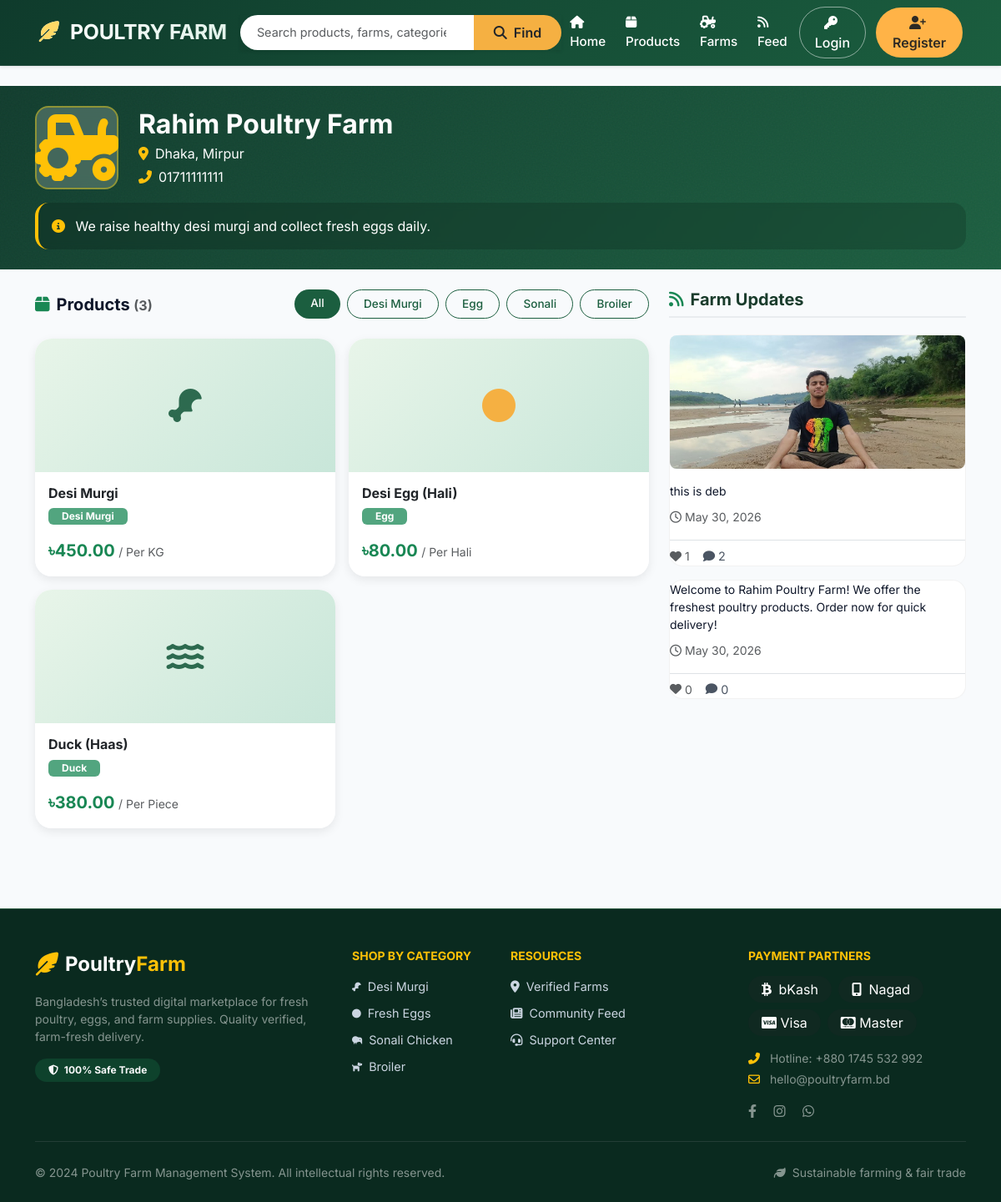
Screenshot of /farms/1/ with the database file from the repository.
### farms/models.py (models this page shows, shortened)
class FarmProfile(models.Model):
    seller = models.OneToOneField(User, on_delete=models.CASCADE, related_name='farm_profile')
    farm_name = models.CharField(max_length=200)
    location = models.CharField(max_length=300)
    farm_image = models.ImageField(upload_to='farms/', null=True, blank=True)
    contact_number = models.CharField(max_length=20)
    description = models.TextField()
    is_verified = models.BooleanField(default=False)
    created_at = models.DateTimeField(auto_now_add=True)
    updated_at = models.DateTimeField(auto_now=True)

### products/models.py (models this page shows, shortened)
class Product(models.Model):
    seller = models.ForeignKey(User, on_delete=models.CASCADE, related_name='products')
    name = models.CharField(max_length=200)
    category = models.CharField(max_length=20, choices=CATEGORY_CHOICES)
    price = models.DecimalField(max_digits=10, decimal_places=2)
    unit = models.CharField(max_length=10, choices=UNIT_CHOICES, default='kg')
    quantity = models.PositiveIntegerField(default=0)
    description = models.TextField()
    is_available = models.BooleanField(default=True)
    is_featured = models.BooleanField(default=False)
    created_at = models.DateTimeField(auto_now_add=True)
    updated_at = models.DateTimeField(auto_now=True)
    def get_primary_image(self):
        img = self.images.filter(is_primary=True).first()
        if not img:
            img = self.images.first()
        return img

### social/models.py (models this page shows, shortened)
class FarmPost(models.Model):
    seller = models.ForeignKey(User, on_delete=models.CASCADE, related_name='posts')
    content = models.TextField()
    image = models.ImageField(upload_to='posts/', null=True, blank=True)
    created_at = models.DateTimeField(auto_now_add=True)
    updated_at = models.DateTimeField(auto_now=True)
    class Meta:
        ordering = ['-created_at']
    def get_like_count(self):
        return self.likes.count()
    def get_comment_count(self):
        return self.comments.count()

### farms/views.py (the view)
# urls.py: path('<int:pk>/', views.farm_detail_view, name='farm_detail'),
def farm_detail_view(request, pk):
    farm = get_object_or_404(FarmProfile, pk=pk)
    products = Product.objects.filter(seller=farm.seller, is_available=True)
    posts = FarmPost.objects.filter(seller=farm.seller).order_by('-created_at')[:10]
    category = request.GET.get('category', '')
    if category:
        products = products.filter(category=category)
    return render(request, 'farms/farm_detail.html', {
        'farm': farm, 'products': products, 'posts': posts, 'selected_category': category
    })

### notifications/context_processors.py (called while the page is built)
def notification_count(request):
    count = 0
    if request.user.is_authenticated:
        count = Notification.objects.filter(user=request.user, is_read=False).count()
    return {'notification_count': count}

### orders/context_processors.py (called while the page is built)
def cart_count(request):
    count = 0
    if request.user.is_authenticated and request.user.is_buyer:
        try:
            cart = Cart.objects.get(buyer=request.user)
            count = cart.get_item_count()
        except Cart.DoesNotExist:
            pass
    return {'cart_count': count}

### templates/farms/farm_detail.html (shortened to what this page needs)
{% extends 'base.html' %}
{% load social_tags %}
{% block content %}
<div class="farm-header text-white py-4">
    <div class="container">
        <div class="row align-items-center">
            <div class="col-auto">
                {% if farm.farm_image %}
                <img src="{{ farm.farm_image.url }}" class="farm-avatar" alt="{{ farm.farm_name }}">
                {% else %}
                <div class="farm-avatar-placeholder">
                    <i class="fas fa-tractor fa-2x text-warning"></i>
                </div>
                {% endif %}
            </div>
            <div class="col">
                <h2 class="fw-bold mb-1">{{ farm.farm_name }}</h2>
                <p class="mb-1"><i class="fas fa-map-marker-alt me-2 text-warning"></i>{{ farm.location }}</p>
                <p class="mb-0"><i class="fas fa-phone-alt me-2 text-warning"></i>{{ farm.contact_number }}</p>
            </div>
        </div>
        {% if farm.description %}
        <div class="farm-description">
            <i class="fas fa-info-circle me-2 text-warning"></i>
            {{ farm.description }}
        </div>
        {% endif %}
    </div>
</div>
<div class="container py-4">
    <div class="row g-4">
        <div class="col-lg-8">
            <div class="d-flex flex-wrap justify-content-between align-items-center gap-3 mb-4">
                <h5 class="fw-bold mb-0"><i class="fas fa-box me-2 text-success"></i>Products <span class="text-muted fs-6">({{ products.count }})</span></h5>
                <div class="d-flex gap-2 flex-wrap">
                    <a href="?" class="btn filter-btn {% if not selected_category %}filter-btn-active{% else %}filter-btn-inactive{% endif %}">All</a>
                    <a href="?category=desi_murgi" class="btn filter-btn {% if selected_category == 'desi_murgi' %}filter-btn-active{% else %}filter-btn-inactive{% endif %}">Desi Murgi</a>
                    <a href="?category=egg" class="btn filter-btn {% if selected_category == 'egg' %}filter-btn-active{% else %}filter-btn-inactive{% endif %}">Egg</a>
                    <a href="?category=sonali" class="btn filter-btn {% if selected_category == 'sonali' %}filter-btn-active{% else %}filter-btn-inactive{% endif %}">Sonali</a>
                    <a href="?category=broiler" class="btn filter-btn {% if selected_category == 'broiler' %}filter-btn-active{% else %}filter-btn-inactive{% endif %}">Broiler</a>
                </div>
            </div>
            <div class="row g-3">
                {% for product in products %}
                <div class="col-sm-6 col-md-6">
                    <div class="card product-card-glass h-100">
                        {% with product.get_primary_image as img %}
                        {% if img %}
                        <img src="{{ img.image.url }}" class="card-img-top" alt="{{ product.name }}">
                        {% else %}
                        <div class="img-placeholder-glass">
                            {% if product.category == 'egg' %}
                            <i class="fas fa-circle" style="font-size: 2.5rem; color: #f5b042;"></i>
                            {% elif product.category == 'desi_murgi' %}
                            <i class="fas fa-drumstick-bite" style="font-size: 2.5rem; color: #2d6a4f;"></i>
                            {% elif product.category == 'duck' %}
                            <i class="fas fa-water" style="font-size: 2.5rem; color: #2d6a4f;"></i>
                            {% else %}
                            <i class="fas fa-kiwi-bird" style="font-size: 2.5rem; color: #2d6a4f;"></i>
                            {% endif %}
                        </div>
                        {% endif %}
                        {% endwith %}
                        <div class="card-body">
                            <h6 class="fw-bold mb-1">{{ product.name }}</h6>
                            <span class="badge bg-success bg-opacity-75 text-white mb-2 px-3 py-1">{{ product.get_category_display }}</span>
                            <div class="d-flex justify-content-between align-items-center mt-2">
                                <div>
                                    <span class="fw-bold text-success fs-5">৳{{ product.price }}</span>
                                    <small class="text-muted"> / {{ product.get_unit_display }}</small>
                                </div>
                            </div>
                        </div>
                    </div>
                </div>
                {% endfor %}
            </div>
        </div>
        <div class="col-lg-4">
            <div class="sticky-top" style="top: 90px;">
                <h5 class="sidebar-title"><i class="fas fa-rss me-2 text-success"></i>Farm Updates</h5>
                {% for post in posts %}
                <div class="post-card-glass">
                    <div class="card-body">
                        {% if post.image %}
                        <img src="{{ post.image.url }}" class="w-100 rounded-3 mb-3" style="height: 160px; object-fit: cover;" alt="Farm update">
                        {% endif %}
                        <p class="mb-2 small">{{ post.content }}</p>
                        <small class="text-muted"><i class="far fa-clock me-1"></i>{{ post.created_at|date:"M d, Y" }}</small>
                        <div class="post-actions d-flex gap-3 mt-3 pt-2 border-top">
                            {% if user.is_authenticated %}
                            {% with post|is_liked_by:user as already_liked %}
                            <button onclick="likePost({{ post.pk }})" id="like-btn-{{ post.pk }}"
                                class="action-like d-flex align-items-center gap-1 {% if already_liked %}text-danger{% else %}text-secondary{% endif %}">
                                <i class="fas fa-heart"></i>
                                <span id="like-count-{{ post.pk }}">{{ post.get_like_count }}</span>
                            </button>
                            {% endwith %}
                            {% else %}
                            <span class="text-muted small d-flex align-items-center gap-1">
                                <i class="fas fa-heart"></i> {{ post.get_like_count }}
                            </span>
                            {% endif %}
                            <button class="action-comment d-flex align-items-center gap-1" data-bs-toggle="collapse" data-bs-target="#comments-box-{{ post.pk }}">
                                <i class="fas fa-comment"></i>
                                <span id="comment-count-{{ post.pk }}">{{ post.get_comment_count }}</span>
                            </button>
                        </div>
                    </div>
                </div>
                {% empty %}
                <div class="post-card-glass text-center py-4">
                    <i class="fas fa-newspaper fa-3x text-muted mb-2 d-block"></i>
                    <p class="text-muted mb-0 small">No updates from this farm yet.</p>
                </div>
                {% endfor %}
            </div>
        </div>
    </div>
</div>
{% endblock %}

### templates/base.html (style rules this page uses)
* { margin: 0; padding: 0; box-sizing: border-box; }
body { font-family: 'Inter', sans-serif; background: #f8fafc; color: #0f172a; scroll-behavior: smooth; }

### templates/farms/farm_detail.html (style rules this page uses)
.farm-header { background: linear-gradient(135deg, #0f3b2c 0%, #1b5e3f 100%); position: relative; overflow: hidden; }
.farm-header::before { content: ''; position: absolute; top: 0; left: 0; right: 0; bottom: 0; pointer-events: none; }
.farm-avatar-placeholder { width: 100px; height: 100px; border-radius: 1rem; background: rgba(255,255,255,0.2); backdrop-filter: blur(8px); display: flex; align-items: center; justify-content: center; font-size: 2.5rem; border: 2px solid rgba(255,215,0,0.4); }
.product-card-glass { background: rgba(255,255,255,0.95); border-radius: 1.25rem; border: none; transition: all 0.3s ease; overflow: hidden; box-shadow: 0 4px 12px rgba(0,0,0,0.08); }
.img-placeholder-glass { background: linear-gradient(135deg, #e8f5e9, #c8e6d9); display: flex; align-items: center; justify-content: center; height: 160px; }
.post-card-glass { background: rgba(255,255,255,0.95); backdrop-filter: blur(4px); border-radius: 1rem; border: 1px solid rgba(0,0,0,0.05); transition: all 0.2s; margin-bottom: 1rem; }
.filter-btn { border-radius: 2rem; padding: 0.4rem 1.2rem; font-weight: 500; font-size: 0.85rem; transition: all 0.2s; }
.filter-btn-active { background: #1b5e3f; color: white; border: none; }
.filter-btn-inactive { background: transparent; border: 1px solid #1b5e3f; color: #1b5e3f; }
.action-comment { background: none; border: none; color: #4b5563; font-size: 0.9rem; transition: 0.2s; }
.farm-description { background: rgba(0,0,0,0.15); backdrop-filter: blur(4px); border-radius: 1rem; padding: 1rem; margin-top: 1rem; border-left: 4px solid #ffc107; }
.sidebar-title { font-weight: 700; margin-bottom: 1.25rem; padding-bottom: 0.5rem; border-bottom: 2px solid #e9ecef; color: #1a3c2c; }

### rows the page displays
FarmProfile: farm_name "Rahim Poultry Farm", location "Dhaka, Mirpur", contact_number "01711111111", description "We raise healthy desi murgi and collect fresh eggs daily."
Product: name "Desi Murgi", category "Desi Murgi", price "450.00", unit "Per KG"
Product: name "Desi Egg (Hali)", category "Egg", price "80.00", unit "Per Hali"
Product: name "Duck (Haas)", category "Duck", price "380.00", unit "Per Piece"
FarmPost: image (picture), content "this is deb", created_at "May 30, 2026", get_like_count "1", get_comment_count "2"
FarmPost: content "Welcome to Rahim Poultry Farm! We offer the freshest poultry products. Order now for quick delivery!", created_at "May 30, 2026", get_like_count "0", get_comment_count "0"

### other values shown
{{ products.count }} "3"
